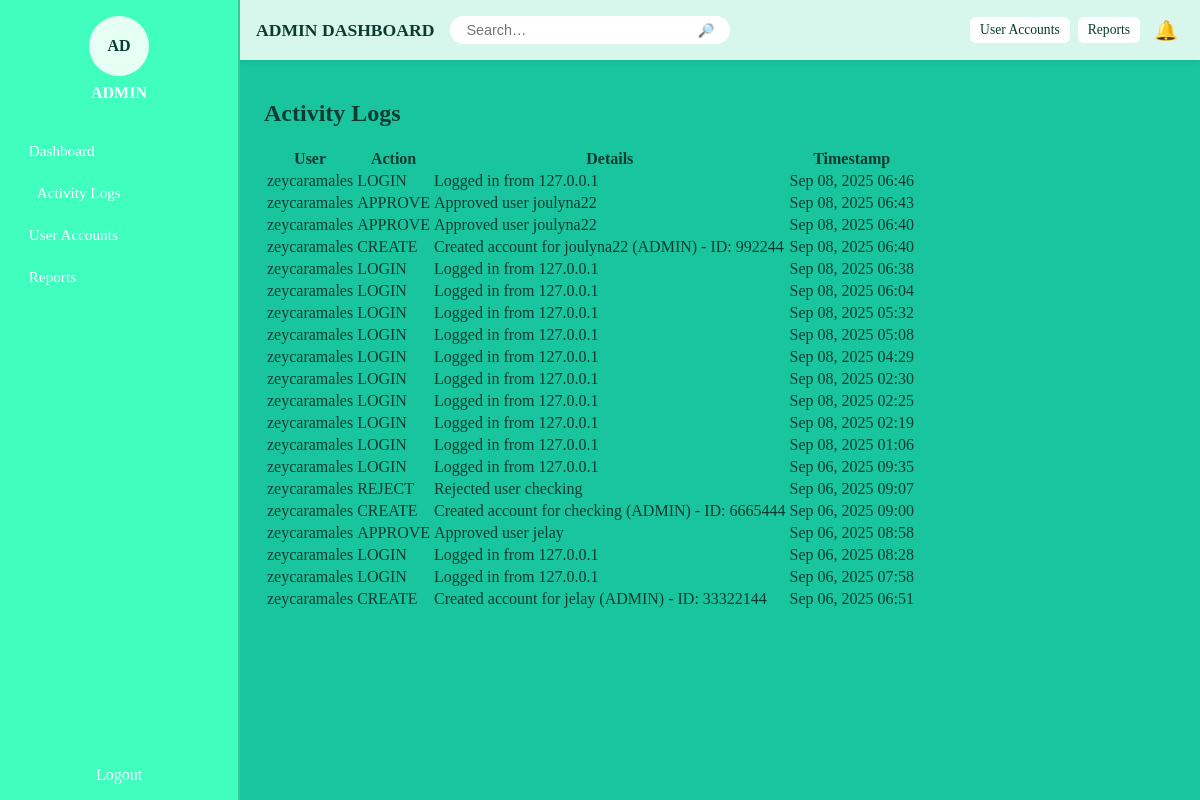
Screenshot of /activitylogs/user/3/ (signed in) with the database file from the repository.
### DENRO/models.py (models this page shows, shortened)
class ActivityLog(models.Model):
    user        = models.ForeignKey(
        settings.AUTH_USER_MODEL,              # ✅ use the string via settings
        on_delete=models.SET_NULL,
        null=True, blank=True,
        related_name="activity_logs",
    )
    action      = models.CharField(max_length=16, choices=ActivityAction.choices)
    details     = models.TextField(blank=True, null=True)
    ip_address  = models.GenericIPAddressField(blank=True, null=True)
    created_at  = models.DateTimeField(auto_now_add=True)
    class Meta:
        ordering = ["-created_at"]
        indexes = [
            models.Index(fields=["-created_at"]),
            models.Index(fields=["action"]),
            models.Index(fields=["user"]),
        ]

class User(AbstractUser):
    class RoleChoices(models.TextChoices):
        SUPER_ADMIN = "SUPER_ADMIN", "Super Admin"
        ADMIN = "ADMIN", "Admin"
        PENRO = "PENRO", "PENRO"
        CENRO = "CENRO", "CENRO"
        EVALUATOR = "EVALUATOR", "Evaluator"
    role = models.CharField(
        max_length=20, choices=RoleChoices.choices, default=RoleChoices.ADMIN
    )
    is_approved = models.BooleanField(default=False)
    is_rejected = models.BooleanField(default=False)
    is_deactivated = models.BooleanField(default=False)
    gender = models.CharField(max_length=10, blank=True, null=True)
    phone_number = models.CharField(max_length=20, blank=True, null=True)
    region = models.CharField(max_length=100, blank=True, null=True)
    profile_pic = models.CharField(max_length=255, blank=True, null=True)
    id_number = models.CharField(max_length=50, blank=True, null=True, unique=True)

### DENRO/views.py (the view, shortened to what this page needs)
# urls.py: path("activitylogs/user/<int:user_id>/", views.user_activity_detail, name="user_activity_detail"),
@login_required
def user_activity_detail(request, user_id):
    user = get_object_or_404(User, id=user_id)
    logs = ActivityLog.objects.filter(user=user).order_by("-created_at")[:20]
    return render(
        request,
        "ADMIN/user_activity_detail.html",
        {"user": user, "logs": logs},
    )

### DENRO/context_processors.py (called while the page is built)
def _normalize_role(raw: Any) -> str:
    if raw is None:
        return ""
    text = str(raw).upper()
    return re.sub(r"[^A-Z]", "", text)

### DENRO/templates/ADMIN/user_activity_detail.html (shortened to what this page needs)
{% extends "base.html" %} {% block content %}
<div class="content">
  <h2>Activity Logs</h2>
  <table>
    <thead>
      <tr>
        <th>User</th>
        <th>Action</th>
        <th>Details</th>
        <th>Timestamp</th>
      </tr>
    </thead>
    <tbody>
      {% for log in logs %}
      <tr>
        <td>
          <a href="#" class="user-link" data-user-id="{{ log.user.id }}">
            {{ log.user.username }}
          </a>
        </td>
        <td>{{ log.action }}</td>
        <td>{{ log.details }}</td>
        <td>{{ log.created_at|date:"M d, Y H:i" }}</td>
      </tr>
      {% empty %}
      <tr>
        <td colspan="4">No activity logs found.</td>
      </tr>
      {% endfor %}
    </tbody>
  </table>
</div>
{% endblock %}

### DENRO/static/styles/theme.css (style rules this page uses)
:root { --main-bg: #95FFDB; --bg: #19c59f; --bg-2: #25d3ab; --strip: #17b289; --panel: #d8f7ec; --panel-2: #e8f4ef; --ink: #0a3b30; --muted: #3e6b5f; --radius: 14px; --shadow: 0 8px 18px rgba(0,0,0,.10); --left-strip: 240px; }
html, body { height: 100%; overflow: hidden; margin: 0; box-sizing: border-box; -webkit-font-smoothing: antialiased; -moz-osx-font-smoothing: grayscale; color: var(--ink); }
*, *::before, *::after { box-sizing: inherit; }
body { background: linear-gradient( 90deg, var(--strip) 0 var(--left-strip), var(--bg) var(--left-strip) ); }
a { color: var(--ink); text-decoration: none; }

### DENRO/static/styles/dashboard.css (style rules this page uses)
:root { --main-bg: #19c59f; --color-text: #0a3b30; --color-text-light: #0d5145; --color-accent: #0a3b30; --panel: #d8f7ec; --panel-2: #e8f4ef; --radius: 14px; --left-strip: 240px; }

### rows the page displays
ActivityLog: user.username "zeycaramales", action "LOGIN", details "Logged in from 127.0.0.1", created_at "Sep 08, 2025 06:46"
ActivityLog: user.username "zeycaramales", action "APPROVE", details "Approved user joulyna22", created_at "Sep 08, 2025 06:43"
ActivityLog: user.username "zeycaramales", action "APPROVE", details "Approved user joulyna22", created_at "Sep 08, 2025 06:40"
ActivityLog: user.username "zeycaramales", action "CREATE", details "Created account for joulyna22 (ADMIN) - ID: 992244", created_at "Sep 08, 2025 06:40"
ActivityLog: user.username "zeycaramales", action "LOGIN", details "Logged in from 127.0.0.1", created_at "Sep 08, 2025 06:38"
ActivityLog: user.username "zeycaramales", action "LOGIN", details "Logged in from 127.0.0.1", created_at "Sep 08, 2025 06:04"
ActivityLog: user.username "zeycaramales", action "LOGIN", details "Logged in from 127.0.0.1", created_at "Sep 08, 2025 05:32"
ActivityLog: user.username "zeycaramales", action "LOGIN", details "Logged in from 127.0.0.1", created_at "Sep 08, 2025 05:08"
ActivityLog: user.username "zeycaramales", action "LOGIN", details "Logged in from 127.0.0.1", created_at "Sep 08, 2025 04:29"
ActivityLog: user.username "zeycaramales", action "LOGIN", details "Logged in from 127.0.0.1", created_at "Sep 08, 2025 02:30"
ActivityLog: user.username "zeycaramales", action "LOGIN", details "Logged in from 127.0.0.1", created_at "Sep 08, 2025 02:25"
ActivityLog: user.username "zeycaramales", action "LOGIN", details "Logged in from 127.0.0.1", created_at "Sep 08, 2025 02:19"
ActivityLog: user.username "zeycaramales", action "LOGIN", details "Logged in from 127.0.0.1", created_at "Sep 08, 2025 01:06"
ActivityLog: user.username "zeycaramales", action "LOGIN", details "Logged in from 127.0.0.1", created_at "Sep 06, 2025 09:35"
ActivityLog: user.username "zeycaramales", action "REJECT", details "Rejected user checking", created_at "Sep 06, 2025 09:07"
ActivityLog: user.username "zeycaramales", action "CREATE", details "Created account for checking (ADMIN) - ID: 6665444", created_at "Sep 06, 2025 09:00"
ActivityLog: user.username "zeycaramales", action "APPROVE", details "Approved user jelay", created_at "Sep 06, 2025 08:58"
ActivityLog: user.username "zeycaramales", action "LOGIN", details "Logged in from 127.0.0.1", created_at "Sep 06, 2025 08:28"
ActivityLog: user.username "zeycaramales", action "LOGIN", details "Logged in from 127.0.0.1", created_at "Sep 06, 2025 07:58"
ActivityLog: user.username "zeycaramales", action "CREATE", details "Created account for jelay (ADMIN) - ID: 33322144", created_at "Sep 06, 2025 06:51"
